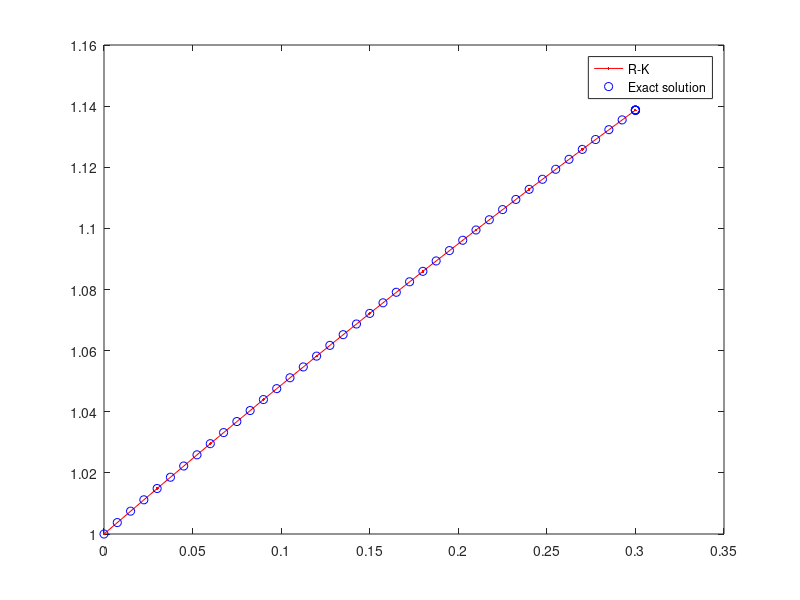

Write MATLAB code to recreate this figure.
clear; clc;

function [f] = right_side(t, u)
    f = (t - u) / (t - 2 * u);
end

function [t, u] = ode_rk4(right_side, u0, t0, tk, tau)
    t = t0:tau:tk;
    u = zeros(size(t));
    n = length(t);
    u(1) = u0;

    for k = 1:n-1
        k1 = tau * right_side(t(k), u(k));
        k2 = tau * right_side(t(k)+tau/2, u(k)+k1/2);
        k3 = tau * right_side(t(k)+tau/2, u(k)+k2/2);
        k4 = tau * right_side(t(k)+tau, u(k)+k3);

        u(k+1) = u(k) + 1/6 * (k1 + 2*k2 + 2*k3 + k4);
    end
end

f = @right_side;
u0 = 1;
t0 = 0;
tk = 0.3;
tau = 0.03;

[t,u] = ode_rk4(f, u0, t0, tk, tau);
[t1, sol] = ode45(f, [t0, tk], u0);

plot(t, u, 'r.-', t1, sol, 'bo');
legend('R-K','Exact solution');
